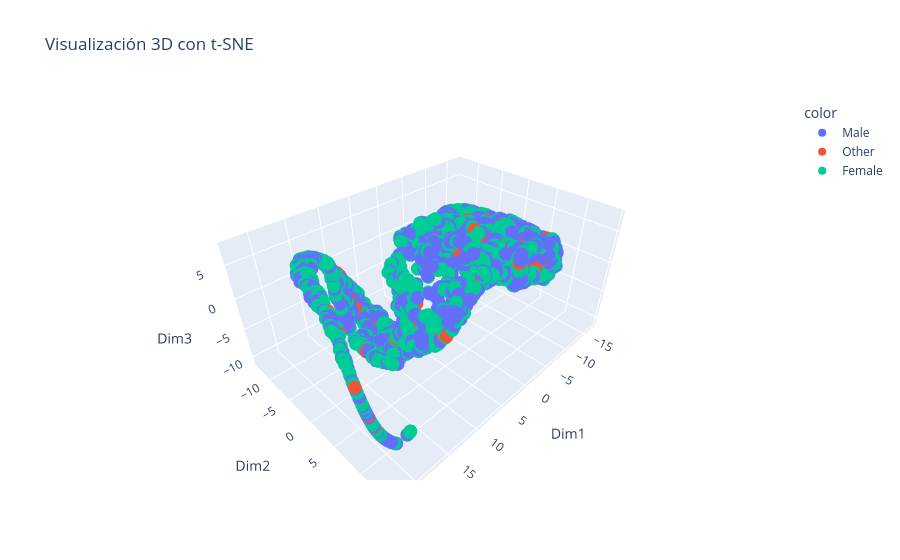

Write notebook code for a chart like this one.
### Code cell
# Visualización 3D con Plotly
fig = px.scatter_3d(df_embedded, x='Dim1', y='Dim2', z='Dim3',
                  color=df['Gender'],
                  title='Visualización 3D con t-SNE')
fig.show()

### Figure 1 — Plotly figure (JSON) as saved in the notebook; plotly's stock layout.template omitted (floating-point values rounded to 4 significant figures; data arrays with more than 128 entries replaced by an {"elided": "..."} marker saying what was removed)
{"data": [{"hovertemplate": "color=Male<br>Dim1=%{x}<br>Dim2=%{y}<br>Dim3=%{z}<extra></extra>", "legendgroup": "Male", "marker": {"color": "#636efa", "symbol": "circle"}, "mode": "markers", "name": "Male", "scene": "scene", "showlegend": true, "type": "scatter3d", "x": {"elided": "1189 float values"}, "y": {"elided": "1189 float values"}, "z": {"elided": "1189 float values"}}, {"hovertemplate": "color=Other<br>Dim1=%{x}<br>Dim2=%{y}<br>Dim3=%{z}<extra></extra>", "legendgroup": "Other", "marker": {"color": "#EF553B", "symbol": "circle"}, "mode": "markers", "name": "Other", "scene": "scene", "showlegend": true, "type": "scatter3d", "x": [-10.67, -8.954, 8.786, -7.924, 8.181, 9.319, 3.747, 2.05, -3.654, 8.643, -15.46, 1.173, -11.85, 11.86, -11.11, -6.461, 8.29, -8.991, -5.314, -15.93, -16.75, 10.01, 10.17, 22.45, -8.226, -6.081, -13.48, -13.88, -9.102, -8.107, 2.745, -3.305, -2.083, -14.64, -7.684, 9.008, 10.92, -16.34, -10.12, -13.9, 9.514, 21.42, -9.138, 9.304, -7.761, 22.37, -7.212, -10.1, -0.0001392, -9.588, 7.918, -11.74, -11.63, 20.26, -11.42, 22.41, 7.666, -5.834, 22.3, -7.538, -10.54, 5.382, -11.09, 0.4529, -2.223, -13.73, -4.749, 9.192, 9.307, -9.867, 10.85, -13.3, -2.518, 1.563, -11.63, -13.3, -7.048, 19.77, -9.358, -11.49, 8.663, 8.995, -5.509, 20.57, 10.01, -9.676, -2.527, -12.83, -2.881], "y": [-1.922, -7.443, 7.847, -3.104, -0.6069, -12.94, 8.327, 0.3311, 2.912, -7.153, 6.097, 6.329, 5.859, -3.934, -0.2118, 2.322, -6.835, -9.216, 3.316, -4.375, 0.4924, -9.8, 0.7771, 10.94, 2.951, 4.206, -2.781, -1.406, -6.659, 3.348, 6.24, 1.146, -2.49, -2.209, -1.164, 8.842, -0.2224, 5.706, 7.953, 7.301, 2.954, 6.053, -9.176, 3.714, 4.114, 11.7, -6.273, 7.088, -3.392, 4.068, 2.548, 7.122, -2.637, 14.32, 7.854, 9.812, -0.08835, 7.982, 8.999, -5.637, -5.113, 8.993, 1.56, -3.105, 8.093, 2.069, -6.653, 1.162, -9.35, 4.453, -12.91, -7.004, -1.972, 3.908, 3.944, -2.444, 0.9722, 1.637, 1.164, -6.941, 7.139, 8.344, 0.2285, 4.663, 0.1717, -8.853, 7.831, -7.706, 3.005], "z": [3.226, -2.68, -1.213, 3.774, -8.27, -2.1, 3.486, 5.277, -0.4917, -9.227, 1.395, 5.332, 1.672, -9.985, 2.98, 0.629, -9.482, -3.532, 0.182, -1.628, 0.4677, -4.844, -5.656, -1.986, -2.623, 3.133, -0.1081, 0.9937, 3.457, -2.823, 2.442, 1.242, 2.412, -4.721, -1.941, -1.048, -9.7, 0.3921, -0.6174, 0.7454, -2.963, 3.231, -3.708, -3.724, -2.615, -3.022, 3.483, -1.546, 4.303, 1.445, -0.1784, -2.967, -4.164, -3.619, -0.04636, -0.437, -1.76, 2.102, 0.5878, -0.7679, -1.898, 2.326, 1.783, 4.997, 1.513, -4.725, 0.8553, -1.044, -6.641, 2.204, -0.174, 1.395, 2.653, 4.764, -0.9262, 1.342, 2.736, 4.628, -0.2329, -1.457, -1.916, -1.345, 4.338, 3.855, -9.342, 1.636, 1.255, -0.5301, 2.866]}, {"hovertemplate": "color=Female<br>Dim1=%{x}<br>Dim2=%{y}<br>Dim3=%{z}<extra></extra>", "legendgroup": "Female", "marker": {"color": "#00cc96", "symbol": "circle"}, "mode": "markers", "name": "Female", "scene": "scene", "showlegend": true, "type": "scatter3d", "x": {"elided": "1222 float values"}, "y": {"elided": "1222 float values"}, "z": {"elided": "1222 float values"}}], "layout": {"legend": {"title": {"text": "color"}, "tracegroupgap": 0}, "scene": {"domain": {"x": [0, 1], "y": [0, 1]}, "xaxis": {"title": {"text": "Dim1"}}, "yaxis": {"title": {"text": "Dim2"}}, "zaxis": {"title": {"text": "Dim3"}}}, "title": {"text": "Visualización 3D con t-SNE"}}}
